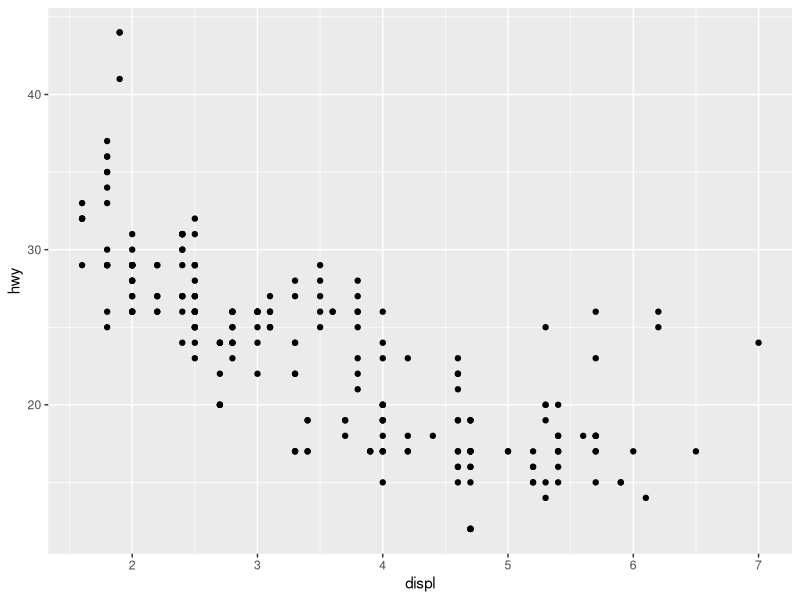
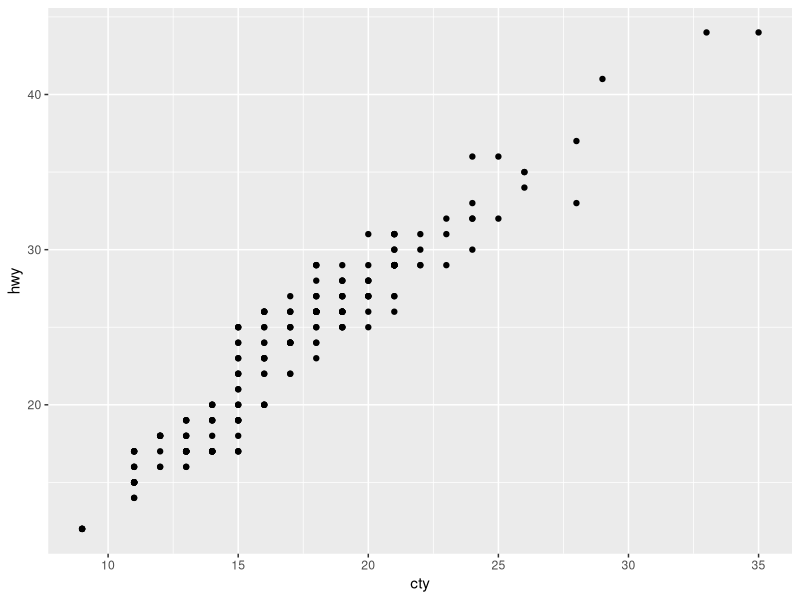
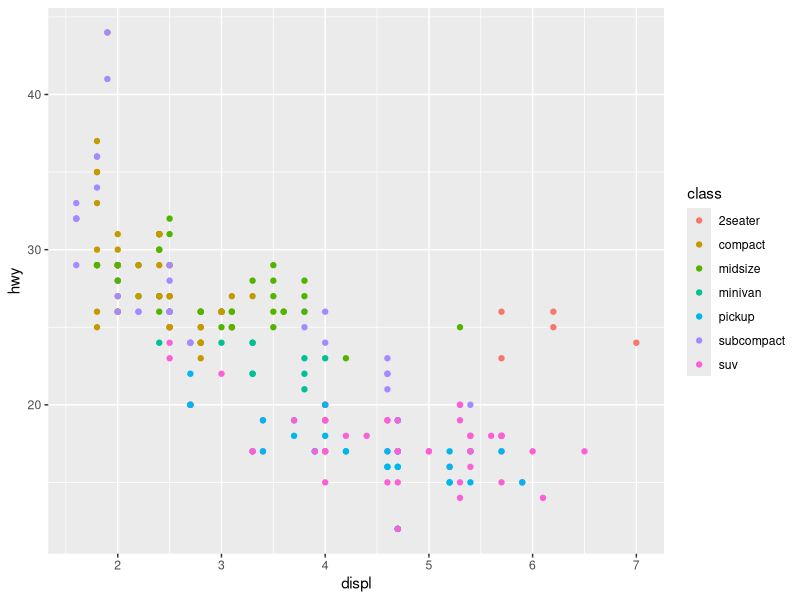
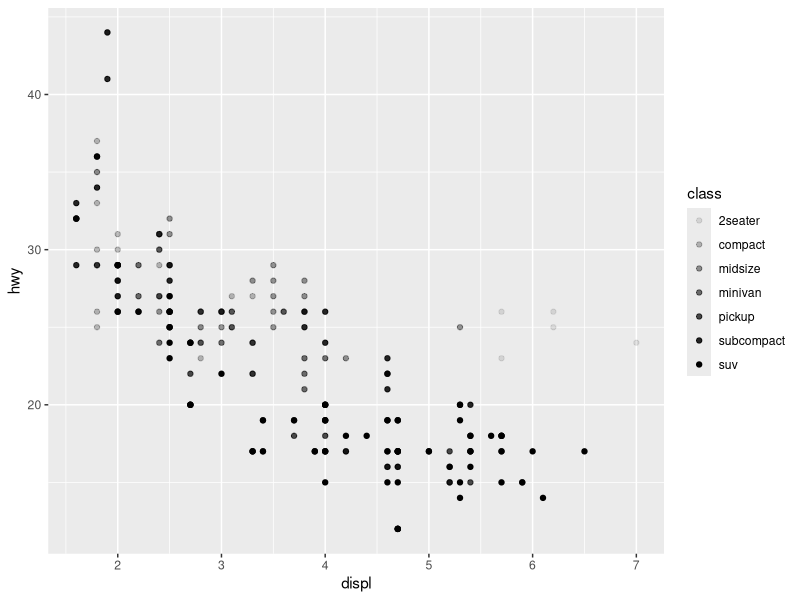
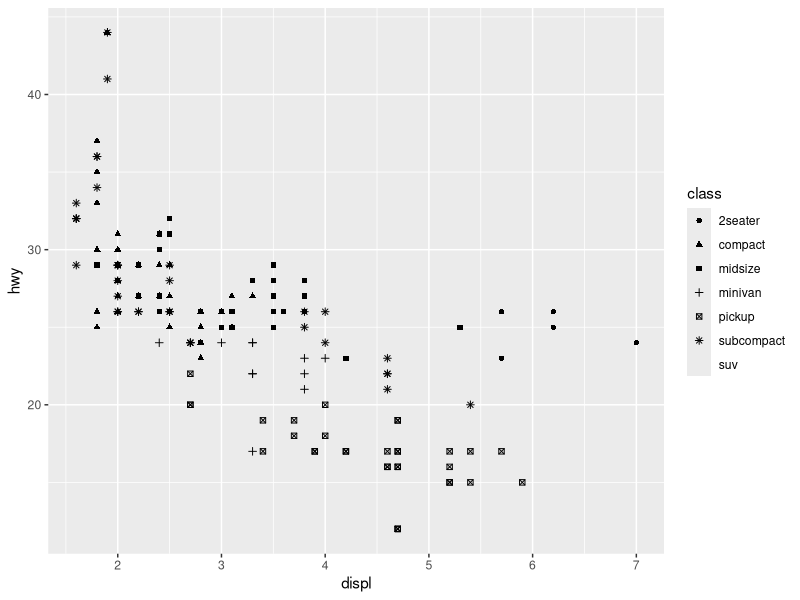
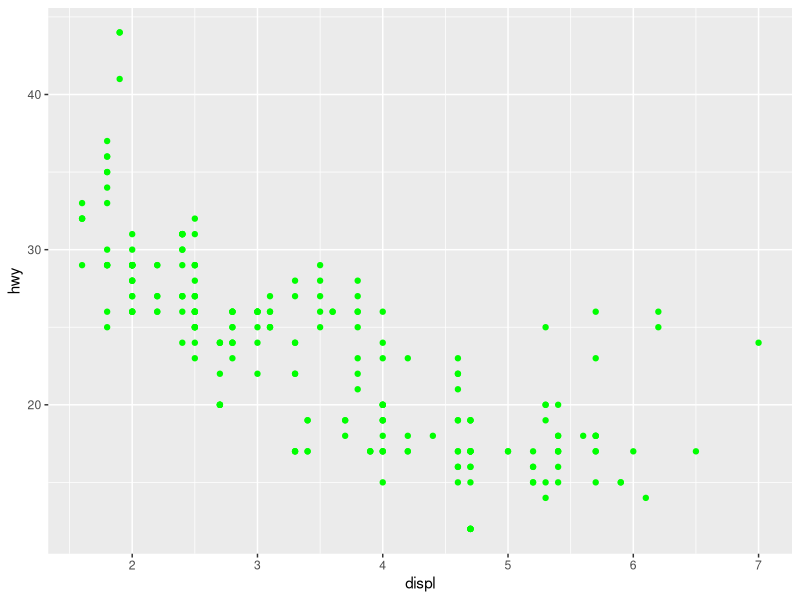
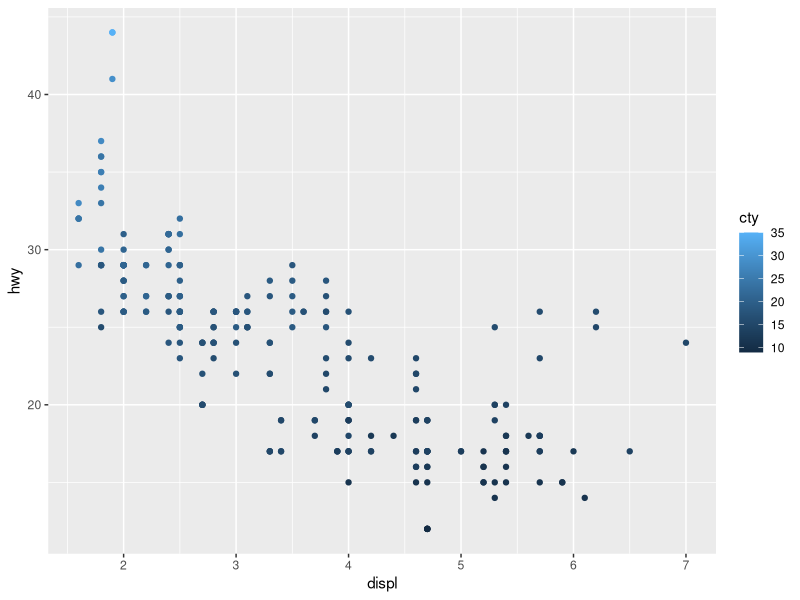

Write the R code that produced these figures, in order. (Note: this script raises an error after producing the figures.)
setwd("C:/Users/Vanessa/Documents/R/R for Data Science")
library(tidyverse)
mpg
? mpg
ggplot(data = mpg) +
  geom_point(mapping = aes(x = displ, y = hwy))

ggplot(data = mpg) +
  geom_point(mapping = aes(x = cty, y = hwy))

ggplot(data = mpg) +
  geom_point(mapping = aes(x = displ, y = hwy, color = class))

ggplot(data = mpg) +
  geom_point(mapping = aes(x = displ, y = hwy, alpha = class))

ggplot(data = mpg) +
  geom_point(mapping = aes(x = displ, y = hwy, shape = class))

ggplot(data = mpg) +
  geom_point(mapping = aes(x = displ, y = hwy), color = "green")

ggplot(data = mpg) +
  geom_point(mapping = aes(x=displ, y=hwy, color= cty))

ggplot(data = mpg) +
  geom_point(mapping = aes(x=displ, y=hwy, shape= cty))

ggplot(data = mpg) +
  geom_point(mapping = aes(x=displ, y=hwy, color= cty, shape= drv))

ggplot(data = mpg) +
  geom_point(mapping = aes(x=displ, y=hwy, color= cty, shape= drv, size=year))

ggplot(data = mpg) +
  geom_point(mapping = aes(x=displ, y=hwy, color= cty, stroke= 1), shape=22)

ggplot(data = mpg) +
  geom_point(mapping = aes(x=displ, y=hwy, color= displ < 5))
